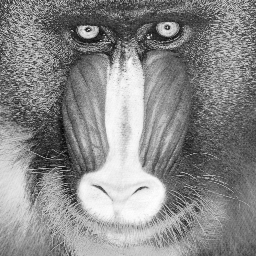
#> input picture images/monkey.png, 256 x 256 px
$ jupyter execute 'Fundamental_lab2_WENYU LIU.ipynb'
#> lines starting #> are read from the running program, lines starting #| are printed output that depends on the picture
**Student's name:**   Wenyu Liu
**Sciper Number:**   367634

[cell 1]
# Install scipy package
#! pip install scipy

[cell 2]
import numpy as np
import matplotlib.pyplot as plt
import matplotlib.image as mpimg
from scipy.signal import convolve2d, get_window

## 1 Discrete Fourier Transform - DFT

The DFT $X\left(f\right)$ of a signal $x\left(n \right)$ of length $N$ is given by:
$$
X\left(f\right) = \sum_{n = n_0}^{n_0 + N - 1} x\left(n \right) W_{N}^{-kn}
$$

and its inverse transform is given by:

$$
x\left(n \right) = \frac{1}{N} \sum_{k = 0}^{N - 1} X\left(k\right)  W_{N}^{kn}
$$

where $W_{N} = \text{exp}\left(j\frac{2\pi}{N}\right)$.

## 1.1 DFT Basis

The first equation above shows how the signal $x$ is projected on a set of basis functions. Identify the functions of that basis.

**Your answer here ...**

The basis functions are defined by the term
$$W_{N}^{-kn} = \text{exp}\left(-\text{j}\frac{2\pi k n}{N}\right) = \cos \left(\frac{2\pi k n}{N}\right) - \text{j} \sin\left(\frac{2\pi k n}{N}\right)$$

## 1.2 DFT of a vector from this basis

The signal $x_w(n)$ is defined as $x_w(n) = w(n) \cdot x(n)$, where $w(n)$ is a rectangular window of size $N = 100$ and $x(n) = cos\left( \frac{2 \pi f n}{f_s} \right)$ with $f = 18$ Hz and $f_s = 300$ Hz.

Compute and plot the DFT of the signal $x_w(n)$, the signal $x(n)$ windowed by a rectangle, using the command `plt.stem(...)`. Comment on the spectrum you obtain by expressing the $x(n)$ in term of its decomposition onto the DFT basis. Can the siganl $x(n)$ be perfectly represented in the basis ?

*Hint:*
- *Using the spectrum, find for which value(s) of **k** it is not zero and __explain__ why.*
- *The window can be generated using the command `get_window(...)`, details about parameters can be found in the scipy documentation.*

[cell 3]
# Your answer here ...
fs = 300
f = 18
N = 100
w = get_window('boxcar', N)
n = np.arange(N)-N/2
x = np.cos(2*np.pi*f*n/fs)
xw = x*w
Xw = np.fft.fft(xw)
Xw_freq = np.fft.fftfreq(n.size, d = 1/fs)
plt.stem(Xw_freq,np.absolute(Xw))
plt.xlabel('k')
plt.ylabel('Magnitude')
plt.title('Rectangular, N = %d'%N)
plt.grid()
plt.show()
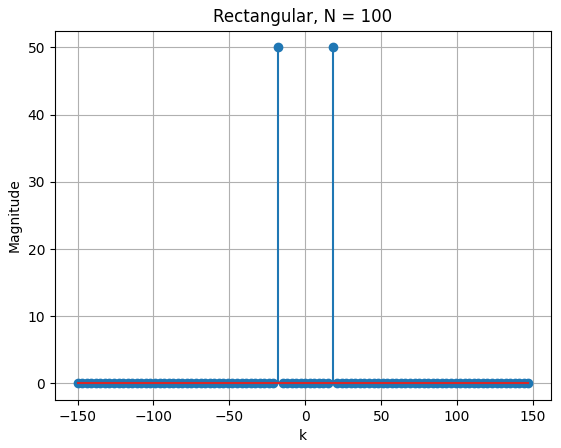
#> figure drawn by matplotlib, 1 panel

**Answer of 1.2 -** In the DFT spectrum, we can observe peaks at k=$\pm$18, which are the frequencies corresponding to the cosine signal's frequency components ($\pm$18 Hz) without any side lobes . Therefore, the basis represented the signal perfectly, which means we can reconstruct the signal from the DFT of it.

## 1.3 Window length

Consider now a rectangle window with a different length, use $N = 99$. Can the new signal $x_w(n)$ be perfectly represented in the basis ? Compute and plot the DFT to verify it and comment on the spectrum you obtain.

[cell 4]
# Your answer here ...
fs = 300
f = 18

# Rectangle, N = 99
N = 99
w = get_window('boxcar', N)
n = np.arange(N)-N/2
x = np.cos(2*np.pi*f*n/fs)
xw = x*w
Xw = np.fft.fft(xw)
Xw_freq = np.fft.fftfreq(n.size, d = 1/fs)
plt.stem(Xw_freq,np.absolute(Xw))
plt.xlabel('k')
plt.ylabel('Magnitude')
plt.title('Rectangular, N = %d'%N)
plt.grid()
plt.show()
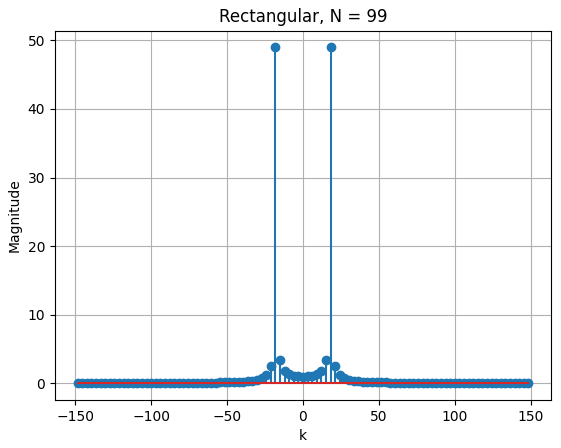
#> figure drawn by matplotlib, 1 panel

**Answer of 1.3 -** In the DFT spectrum, we can observe two high peaks at k = $\pm$18 with some small side lobes near them. Therefore, the basis can NOT represented the signal perfectly.

## 1.4 Type of window

Repeat the two previous steps with the following parameters:

- Triangular window of length $N = 100$
- Triangular window of length $N = 99$
- Blackman-Harris window of length $N = 100$
- Blackman-Harris window of length $N = 99$

For each case, plot the windowed signal $x_w(n)$ along its DFT. Be sure to properly scale the axis. Moreover, can the windowed signal be represented in the DFT basis ? Compare your results with the one you got with the rectangular window. Explain why you get such spectrum for each window.

[cell 5]
# Your answer here ...

def dft_compute_plot(window_type, N, f, fs):
    n = np.arange(N)
    #w = get_window(window_type, N)
    w = get_window(window_type, N)
    n = np.arange(N)-N/2
    x = np.cos(2 * np.pi * f * n / fs)
    xw = x*w
    Xw = np.fft.fft(xw)
    Xw_freq = np.fft.fftfreq(n.size, d=1/fs)

    # Plot the windowed signal
    plt.figure(figsize=(13, 5))
    plt.subplot(1, 2, 1)
    plt.plot(n, xw)
    plt.title(f'Signal: {window_type}')
    plt.xlabel('k')
    plt.ylabel('Amplitude')

    # Plot the DFT spectrum
    plt.subplot(1, 2, 2)
    plt.stem(Xw_freq, np.absolute(Xw))
    plt.title(f'DFT: {window_type}, N={N}')
    plt.ylim(-2,50)
    plt.xlabel('k')
    plt.ylabel('Magnitude')
    plt.grid()

    plt.tight_layout()
    plt.show()

f = 18
fs = 300

# Cases
window_types = ['triang', 'triang', 'blackmanharris', 'blackmanharris']
window_lengths = [100, 99, 100, 99]

for i in range(len(window_types)):
    dft_compute_plot(window_types[i], window_lengths[i], f, fs)
#> this loop made 4 passes
#> pass 1, in dft_compute_plot, `plt.show()`:
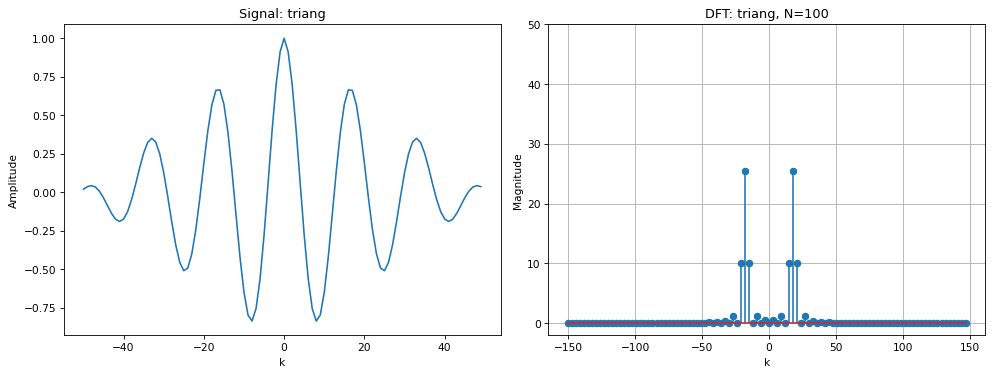
#> figure drawn by matplotlib, 2 panels; panel 1: curve peaks at x = 0, y = 1
#> pass 2, in dft_compute_plot (call 2), `plt.show()`:
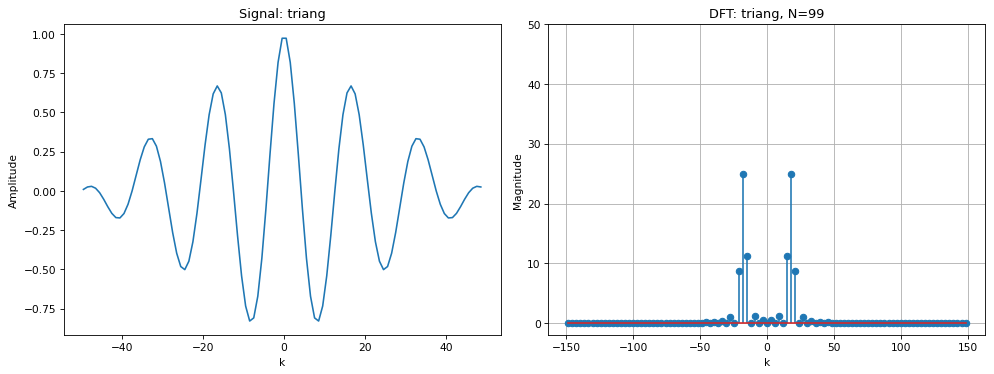
#> figure drawn by matplotlib, 2 panels; panel 1: curve peaks at x = -0.5, y = 0.972

Moreover, can the windowed signal be represented in the DFT basis ? Compare your results with the one you got with the rectangular window. Explain why you get such spectrum for each window.

**Answer of 1.4 -**

Yes, it can be represented in the DFT basis, but there are more side lobes in the DFT diagrames. When compared to DFT of the rectangular windowed signals, the height of the peaks at $k=\pm 18$ decreases. And when $N=99$, the odd length of the windows cause asymmetry of peaks in DFT diagrames.

## 2. 2D discrete Fourier Transform and Convolution

In this section, we will review the important relationship between the Fourier Transform and the Convolution operation. We will illustrate the concepts in 2D.

#### 2.1. Impulse response and transfer function

Let's consider a linear single-input single-output time-invariant system $h$ that takes as input a greyscale image $y$ and outputs a new greyscale image $v$, as depicted in Fig.1.

<p align="center">
 <br />
Fig. 1 - System representation
</p>

The input and the ouput of the system are related by the convolution operation, denoted by $*$. The output is the convolution of the input $y$ with the impulse response of the system $h$, i.e. $v = y * h$. In 2D, the convolution operator is defined for each output point $(n, m)$ as :

$
\begin{aligned}
    v\left(n, m\right)  & = \left(y * h\right)\left( n, m \right) \\
                        & = \sum_{o=-\infty}^{+\infty}\sum_{p=-\infty}^{+\infty} h\left(o, p\right) y\left(n-o, m-p\right)
\end{aligned}
$

This equation gives the expression of each pixel $(n,m)$ of the output image with respect to the input image and the system. The Fourier Transform and the convolution operation are related by an important property, which is

$
\begin{aligned}
V\left(k, l\right) & = \mathcal{F}\left(v\right)\\
                & = \mathcal{F}\left(y * h \right) \\
                & = \mathcal{F}\left(y\right)\mathcal{F}\left(h\right) \\
                & =   Y\left(k, l\right)H\left(k, l\right)
\end{aligned}
$

where $k, l$ are the frequencies in the 2D plane, $\mathcal{F}$ is the Fourier transform operator and $V\left(k, l\right), Y\left(k, l\right), H\left(k, l\right)$ are the Fourier transform of $v\ , y\ , h$ respectively. .

In the Fourier domain, the convolution turns into a simple multiplication of the Fourier transforms $Y(k, l)$ and $H(k, l)$. The function $H(k, l)$ is defined as the transfer function of the system $h$. In this exercise, we will show that the calculations of $v\left(n, m\right)$ with these two solutions are equivalent.

#### 2.2. Time domain

Let's start by defining our system $h(n,m)$. It is a 2D Gaussian filter of variance 7  of size $(N_1, N_2) = (19, 19)$. Write a function `gkernel` that takes as inputs the number of points of the filter and the variance, and outputs the 2D impulse response `h`. Plot this filter with the module `matplotlib.pyplot` imported in the first cell of the notebook.

[cell 6]
def gkernel(N,  var):
    #pass
    # Your answer here ...
    x, y = np.meshgrid(np.linspace(-1, 1, N), np.linspace(-1, 1, N))
    kernel = np.exp(-(x**2 + y**2) / (2 * var**2))
    kernel /= np.sum(kernel)

    return kernel

# Your answer here ...
N = 19
var = 7
h = gkernel(N, var)
plt.imshow(h, cmap = 'gray')
plt.title('h(n,m)')
plt.colorbar()
plt.show()
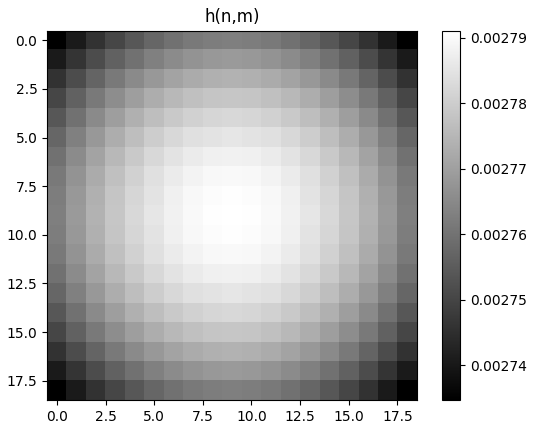
#> figure drawn by matplotlib, 2 panels

Using the definition of the convolution operation, what is the mathematical expression of the convolution with our kernel? Specifically, what are the limits of the sums? Why?

It should be :
$$
\begin{aligned}
    v\left(n, m\right)  & = \left(y * h\right)\left( n, m \right) \\
                        & = \sum_{o=0}^{273}\sum_{p=0}^{273} h\left(o, p\right) y\left(n-o, m-p\right)
\end{aligned}
$$
The lower limits equal to 0, and the upper limits (273) equal to $ (256+19-1)-1$ .
Because we must calculate the DFT with $N_y + N_h -1$ points.

Now that we have our system, we need an input. We will use the image *monkey.png* of Fig.2.

<p align="center">
 <br />
Fig.2 - Monkey </p>

First, load this image with the module `matplotlib.image` and plot it in greyscale with `matplotlib.pyplot`. What is the size $(M1, M2)$ of the image ?

[cell 7]
# Your answer here ...
monkey = mpimg.imread('images/monkey.png')
#> monkey is the input picture: shape (256, 256) float32; min 0.0157, max 0.996, mean 0.538
plt.imshow(monkey, cmap = 'gray')
print('The size of the input image (M1, M2): ', monkey.shape)
#| The size of the input image (M1, M2):  (256, 256)

Finally, let's compute the output of the system $v_t$. Use the function `convolve2d(...)` from `scipy.signal` package with the argument `mode='full'` to compute the 2D convolution between the input image $y$ and the system impulse response $h$. Plot it in greyscale with `matplotlib.pyplot`. What is the size $(L1, L2)$ of the output image ?

[cell 8]
# Your answer here ...
vt = convolve2d(monkey,h,mode = 'full')
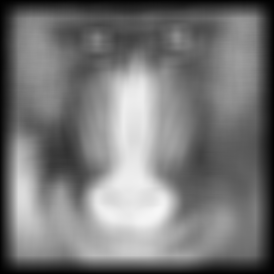
#> vt: shape (274, 274) float64; min 0.00105, max 0.967, mean 0.47
plt.imshow(vt, cmap = 'gray')
print('The size of the output image (L1, L2): ', vt.shape)
#| The size of the output image (L1, L2):  (274, 274)

From the definition of the convolution operation:
- What is the main effect of the transformation on the image ? Explain.
- Explain the size of the output image. What is the mathematical relation between the input and output dimensions ?
- From a computational complexity, what is the most efficient way of implementing the convolution operation ?

**Answer of 2.2 -**
 - The image becomes blurry. Because the convolution computes the weighted sum of pixel values in the input image over a neighborhood defined by the filter.
 - The size of the output is (274,274), which equals to (256,256)+(19,19)-(1,1). In the 'full' convolution mode, the output size is given by $(M1+N1−1,M2+N2−1)$ points, which computes the convolution over the entire range of overlap between the input image and the filter.
 - It should be using FFT(fast fourier transform), because convolution in the spatial domain is equivalent to multiplication in the frequency domain.

#### 2.3 Frequency domain

Now, let's compute the output $v_f$ through the Fourier domain. Compute the 2D Fourier Transforms of the input $y$ and the filter impulse response $h$ respectively. You have to specify the number of point in the final Fourier Transform, which is $(L_1, L_2)$ in our case. Plot the absolute value of each Fourier Transform in logarithm scale. Then, compute the output signal $v_f$ and plot the result next to the previous $v_t$.

[cell 9]
# Your answer here ...
Y = np.fft.fft2(monkey, s=vt.shape)
H = np.fft.fft2(h, s=vt.shape)
Vf = Y*H

plt.figure(figsize=(10, 5))


plt.subplot(1, 2, 1)
plt.imshow(np.log(np.abs(Y)), cmap = 'gray')

plt.subplot(1, 2, 2)
plt.imshow(np.log(np.abs(H)), cmap = 'gray')
plt.show()
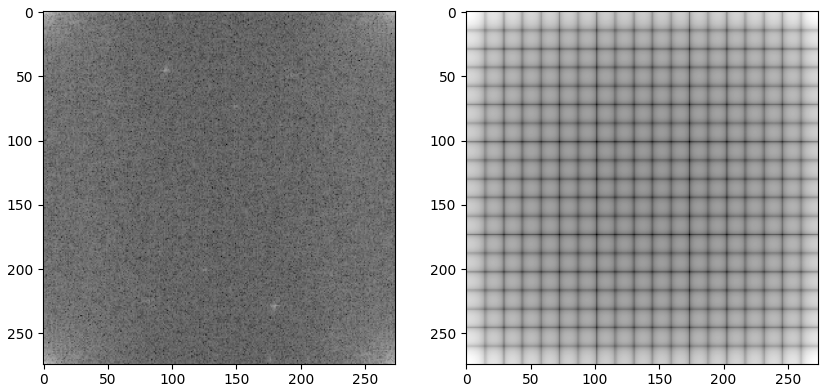
#> figure drawn by matplotlib, 2 panels


plt.figure(figsize=(10, 5))


plt.subplot(1, 2, 1)
plt.imshow(vt, cmap = 'gray')

plt.subplot(1, 2, 2)
plt.imshow(np.abs(np.fft.ifft2(Vf)), cmap = 'gray')
plt.show()
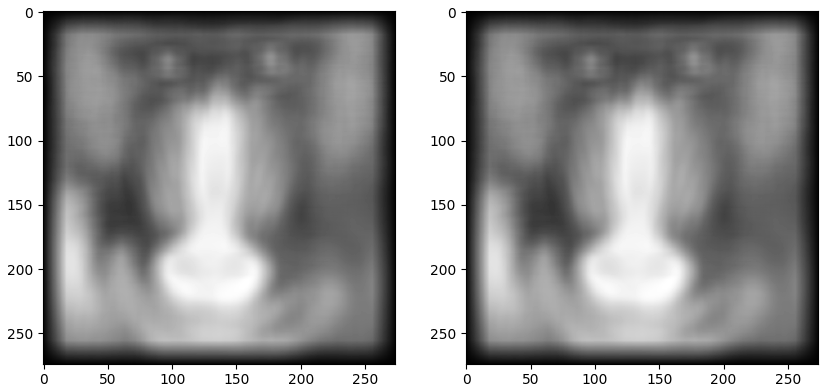
#> figure drawn by matplotlib, 2 panels

From the plots above:
- Explain the shape of the absolute value of the Fourier Transforms.
- Compare the results of $v_t$ and $v_f$.
- Explain why we need to specify a number of points for the Fourier Transforms computations.

**Answer of 2.3 -**
 - The absolute value of the Fourier Transforms is characterized by patterns of intensity (color of pixels), and the image of absolute value of H is divided into $19\times19$ square grids.
 - The results of  $v_t$ and $v_f$ look the same, which means we get the same results by calculating the convolution and calculating the Fourier Transform.
 - If we do NOT specify a number of points and calculate the Fourier Transforms, the results we get is a Y (size $256\times256$) and a H (size $19\times19$ ), thus we can NOT multiply them.

Finally, let's compute the signal $v_f$ with the Fourier Transforms computed on a grid of size $(M_1, M_2)$. Repeat the operations of the previous point with a grid of size $(M_1, M_2)$ instead of $(L_1, L_2)$ and plot the results.

[cell 10]
# Your answer here ...
Y = np.fft.fft2(monkey, s=monkey.shape)
H = np.fft.fft2(h, s=monkey.shape)
Vf = Y*H

plt.figure(figsize=(10, 5))


plt.subplot(1, 2, 1)
plt.imshow(np.log(np.abs(Y)), cmap = 'gray')

#plt.imshow(vt, cmap = 'gray')

plt.subplot(1, 2, 2)
plt.imshow(np.log(np.abs(H)), cmap = 'gray')
plt.show()
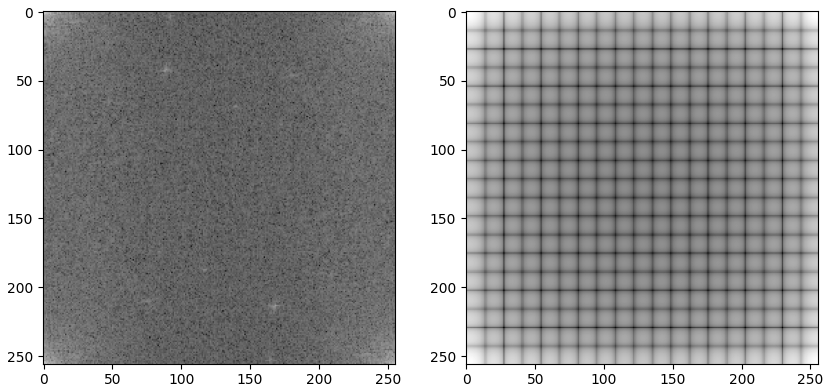
#> figure drawn by matplotlib, 2 panels


plt.figure(figsize=(10, 5))


plt.subplot(1, 2, 1)
plt.imshow(vt, cmap = 'gray')

plt.subplot(1, 2, 2)
plt.imshow(np.abs(np.fft.ifft2(Vf)), cmap = 'gray')
plt.show()
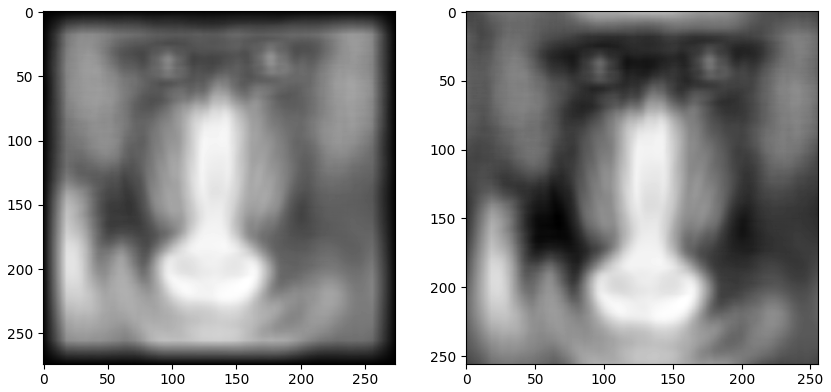
#> figure drawn by matplotlib, 2 panels
